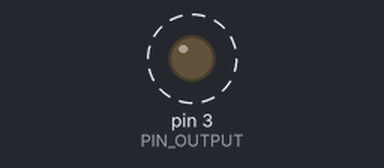
A sketch run on a simulated Arduino Uno, built with avr-gcc and run on an emulated ATmega328P. Parts: output pins drawn as LEDs (lit = HIGH). Dashed ring = blinking.

Above: at 0.12 s.
Timing chart, 0 to 3.0 s (numbered marks = the images above):
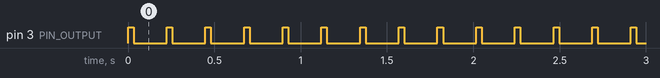

The sketch:

pwm_gen.ino
```cpp
//#define HIGH_FREQUENCY
//#define DEBUG_LOG

#define PIN_OUTPUT 3

#ifdef HIGH_FREQUENCY
#define DELAY 10000
#define PWM_VALUE 128
#endif

#ifndef HIGH_FREQUENCY
#define PWM_DELAY_STEP_MS 32 // 8 ms delay step = 8*2^bits ms period
#define PWM_MAX 7
#define PWM_SET 1 // 0 to 7 setpoints
#endif
#include <Arduino.h>

void setup()
{
#if defined(HIGH_FREQUENCY)
    //TCCR2B = (TCCR2B & 0b11111000) | 0x05;   // 245.10 [Hz]
    //TCCR2B = (TCCR2B & 0b11111000) | 0x06;   // 122.55 [Hz]
    TCCR2B = (TCCR2B & 0b11111000) | 0x07; // 30.64 [Hz]
#endif
    pinMode(PIN_OUTPUT, OUTPUT);
}

void loop()
{
#if !defined(HIGH_FREQUENCY)

    if (PWM_SET > 0)
        digitalWrite(PIN_OUTPUT, HIGH);
    for (size_t i = 0; i < PWM_MAX; i++)
    {
        if (i == PWM_SET)
        {
            digitalWrite(PIN_OUTPUT, LOW);
        }
        delay(PWM_DELAY_STEP_MS);
    }
#else
    analogWrite(PIN_OUTPUT, PWM_VALUE); // half opened
    delay(DELAY);
    analogWrite(PIN_OUTPUT, 0); // half opened
    delay(DELAY);
#endif // HIGH_FREQUENCY
}
```

Measured:
- by itself, pin 3 (PIN_OUTPUT): alternates HIGH for 0.03 s and LOW for 0.19 s
